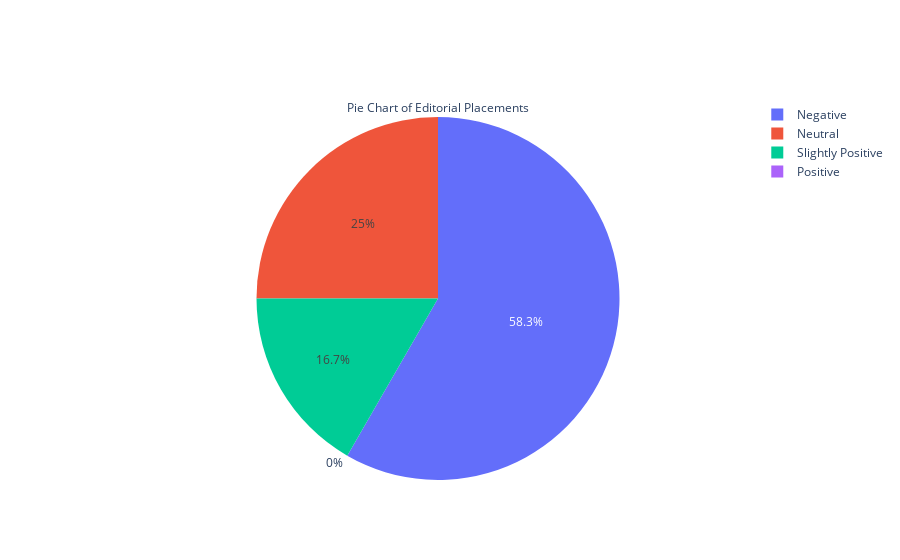

Notebook code cell kept with this figure:
### Code cell
import plotly.graph_objects as go

#print(sentiment_analysis)

#print(list(sentiment_analysis.values))
fig = go.Figure(data=[go.Pie(labels=names_analysis, values=sentiment_analysis, title="Pie Chart of Editorial Placements")])
fig.show()

### Figure 1 — Plotly figure (JSON) as saved in the notebook; plotly's stock layout.template omitted (floating-point values rounded to 4 significant figures)
{"data": [{"labels": ["Positive", "Slightly Positive", "Neutral", "Negative"], "title": {"text": "Pie Chart of Editorial Placements"}, "type": "pie", "values": [0, 2, 3, 7]}], "layout": {}}
